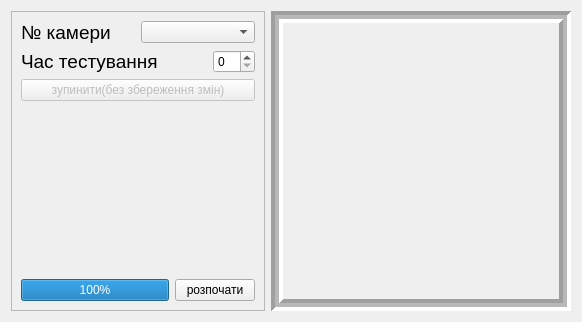
<?xml version="1.0" encoding="UTF-8"?>
<ui version="4.0">
 <class>testingFrame</class>
 <widget class="QWidget" name="testingFrame">
  <property name="geometry">
   <rect>
    <x>0</x>
    <y>0</y>
    <width>582</width>
    <height>318</height>
   </rect>
  </property>
  <property name="windowTitle">
   <string>Form</string>
  </property>
  <layout class="QGridLayout" name="gridLayout">
   <item row="0" column="0">
    <widget class="QFrame" name="frame">
     <property name="frameShape">
      <enum>QFrame::StyledPanel</enum>
     </property>
     <property name="frameShadow">
      <enum>QFrame::Raised</enum>
     </property>
     <layout class="QVBoxLayout" name="verticalLayout">
      <item>
       <layout class="QHBoxLayout" name="horizontalLayout">
        <item>
         <widget class="QLabel" name="label">
          <property name="font">
           <font>
            <pointsize>14</pointsize>
           </font>
          </property>
          <property name="text">
           <string>№ камери</string>
          </property>
         </widget>
        </item>
        <item>
         <widget class="QComboBox" name="comboBox"/>
        </item>
       </layout>
      </item>
      <item>
       <layout class="QHBoxLayout" name="horizontalLayout_2">
        <item>
         <widget class="QLabel" name="label_3">
          <property name="font">
           <font>
            <pointsize>14</pointsize>
           </font>
          </property>
          <property name="text">
           <string>Час тестування</string>
          </property>
         </widget>
        </item>
        <item>
         <widget class="QLabel" name="label_4">
          <property name="text">
           <string/>
          </property>
         </widget>
        </item>
        <item>
         <widget class="QSpinBox" name="spinBox">
          <property name="minimum">
           <number>0</number>
          </property>
          <property name="value">
           <number>0</number>
          </property>
         </widget>
        </item>
       </layout>
      </item>
      <item>
       <widget class="QPushButton" name="pushButton_2">
        <property name="enabled">
         <bool>false</bool>
        </property>
        <property name="text">
         <string>зупинити(без збереження змін)</string>
        </property>
       </widget>
      </item>
      <item>
       <spacer name="verticalSpacer">
        <property name="orientation">
         <enum>Qt::Vertical</enum>
        </property>
        <property name="sizeHint" stdset="0">
         <size>
          <width>20</width>
          <height>40</height>
         </size>
        </property>
       </spacer>
      </item>
      <item>
       <layout class="QHBoxLayout" name="horizontalLayout_3">
        <item>
         <widget class="QProgressBar" name="progressBar">
          <property name="value">
           <number>100</number>
          </property>
         </widget>
        </item>
        <item>
         <widget class="QPushButton" name="pushButton">
          <property name="text">
           <string>розпочати</string>
          </property>
         </widget>
        </item>
       </layout>
      </item>
     </layout>
    </widget>
   </item>
   <item row="0" column="1">
    <widget class="QLabel" name="label_5">
     <property name="minimumSize">
      <size>
       <width>300</width>
       <height>300</height>
      </size>
     </property>
     <property name="frameShape">
      <enum>QFrame::Box</enum>
     </property>
     <property name="frameShadow">
      <enum>QFrame::Sunken</enum>
     </property>
     <property name="lineWidth">
      <number>4</number>
     </property>
     <property name="midLineWidth">
      <number>4</number>
     </property>
     <property name="text">
      <string notr="true"/>
     </property>
     <property name="pixmap">
      <pixmap resource="resourses.qrc">:/image/4x.jpg</pixmap>
     </property>
     <property name="scaledContents">
      <bool>true</bool>
     </property>
    </widget>
   </item>
  </layout>
 </widget>
 <resources>
  <include location="resourses.qrc"/>
 </resources>
 <connections/>
</ui>
